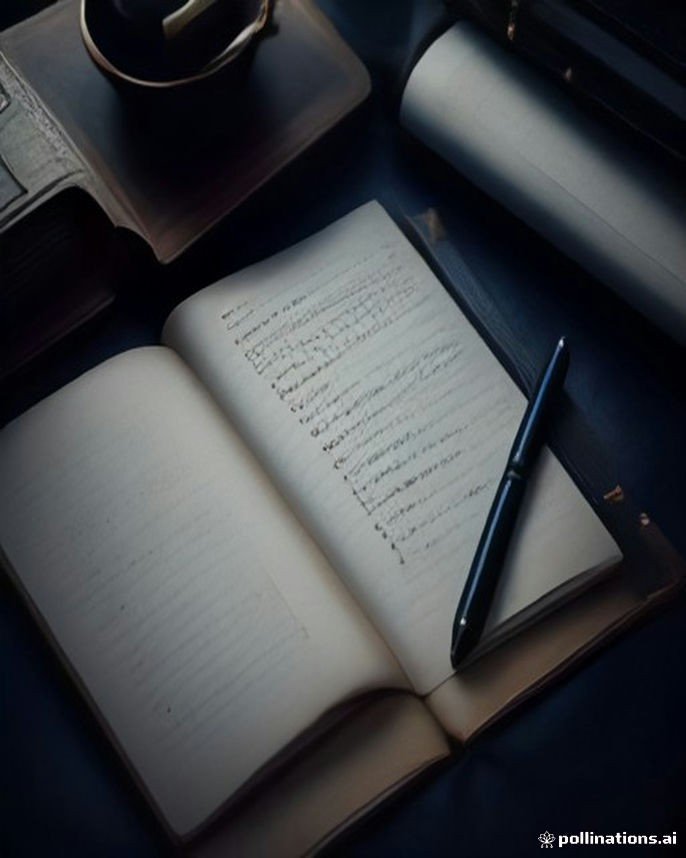
#> input picture backgrounds/budget_1.jpg, 686 x 858 px; its folder holds only this picture in this run
$ python generator.py
#> lines starting #> are read from the running program, lines starting #| are printed output that depends on the picture
import os
import datetime
from PIL import Image, ImageDraw, ImageFilter, ImageFont

HERE = os.path.dirname(os.path.abspath(__file__))
FONT_DIR = os.path.join(HERE, "fonts")

# Final Instagram portrait size, drawn at 2x and scaled down for sharp edges
OUT_W, OUT_H = 1080, 1350
SCALE = 2
W, H = OUT_W * SCALE, OUT_H * SCALE
MARGIN = 110 * SCALE

NAVY_TOP = (9, 16, 38)
NAVY_BOTTOM = (18, 32, 66)
GOLD = (212, 175, 55)
GOLD_SOFT = (232, 205, 120)
WHITE = (245, 245, 240)
MUTED = (150, 162, 190)

BRAND = "THE INDIAN RUPEES"
HASHTAGS = "#TheIndianRupees #PersonalFinance #MoneyTips #InvestingIndia #FinancialFreedom"

# Each topic is one carousel. A different topic is posted each day.
# Slide kinds: cover, point, stat, cta
TOPICS = [
    {
        "key": "compounding",
        "caption": "Time is the most powerful ingredient in investing. Start small, start today.",
        "slides": [
            {"kind": "cover", "kicker": "WEALTH BASICS", "title": "The Power of Compounding",
             "body": "Why starting early beats investing more later."},
            {"kind": "stat", "kicker": "₹5,000 A MONTH AT 12%", "title": "₹1.76 Cr",
             "body": "after 30 years. You invest only ₹18 lakh. The rest is growth on growth."},
            {"kind": "point", "kicker": "WAIT 10 YEARS?", "title": "You end with ₹50 lakh",
             "body": "Same ₹5,000 a month, but for 20 years instead of 30. Ten years of delay costs over ₹1.2 crore."},
            {"kind": "point", "kicker": "RULE OF 72", "title": "72 ÷ return = years to double",
             "body": "At 12% a year, money doubles in about 6 years. At 6%, it takes about 12."},
            {"kind": "cta", "kicker": "YOUR NEXT STEP", "title": "Start a SIP this month",
             "body": "Even ₹500 is enough to begin. Increase it every time your salary grows."},
        ],
    },
    {
        "key": "emergency",
        "caption": "Before you invest, protect yourself. An emergency fund keeps one bad month from becoming a bad year.",
        "slides": [
            {"kind": "cover", "kicker": "MONEY SAFETY", "title": "Build Your Emergency Fund",
             "body": "The first step before any investment."},
            {"kind": "stat", "kicker": "THE TARGET", "title": "6 months",
             "body": "of essential expenses: rent, EMIs, groceries, bills and insurance premiums."},
            {"kind": "point", "kicker": "WHERE TO KEEP IT", "title": "Safe and easy to reach",
             "body": "A savings account, a sweep-in FD or a liquid fund. Not stocks, not crypto."},
            {"kind": "point", "kicker": "HOW TO BUILD IT", "title": "One month at a time",
             "body": "Set up an auto-transfer on salary day. Reach one month first, then keep going."},
            {"kind": "cta", "kicker": "YOUR NEXT STEP", "title": "Add up your monthly essentials",
             "body": "Multiply by six. That number is your safety net goal."},
        ],
    },
    {
        "key": "budget",
        "caption": "A simple budget that actually works. Pay yourself first.",
        "slides": [
            {"kind": "cover", "kicker": "BUDGETING", "title": "The 50 / 30 / 20 Rule",
             "body": "A simple way to split every salary."},
            {"kind": "stat", "kicker": "NEEDS", "title": "50%",
             "body": "Rent, EMIs, groceries, utilities, insurance. The things you must pay."},
            {"kind": "stat", "kicker": "WANTS", "title": "30%",
             "body": "Eating out, shopping, trips, subscriptions. Enjoy it without guilt."},
            {"kind": "stat", "kicker": "SAVINGS & INVESTMENTS", "title": "20%",
             "body": "SIPs, PPF, emergency fund. Move it on salary day, before you spend."},
            {"kind": "cta", "kicker": "ON A ₹50,000 SALARY", "title": "₹25k · ₹15k · ₹10k",
             "body": "Needs, wants, savings. Adjust the split, but never skip the 20%."},
        ],
    },
]


def font(name, size, weight=None):
    f = ImageFont.truetype(os.path.join(FONT_DIR, name), size * SCALE)
    if weight is not None:
        try:
            f.set_variation_by_axes([weight] if name.startswith("Playfair") else [32, weight])
        except Exception:
            pass
    return f


def serif(size, weight=700):
    return font("PlayfairDisplay.ttf", size, weight)


def sans(size, weight=400):
    return font("Inter.ttf", size, weight)


def wrap(draw, text, fnt, max_width):
    lines, line = [], ""
    for word in text.split():
        test = f"{line} {word}".strip()
        if draw.textlength(test, font=fnt) <= max_width or not line:
            line = test
        else:
            lines.append(line)
            line = word
    if line:
        lines.append(line)
    return lines


def draw_lines(draw, lines, fnt, x, y, fill, line_height):
    for line in lines:
        draw.text((x, y), line, font=fnt, fill=fill)
        y += line_height
    return y


def tracked(draw, xy, text, fnt, fill, spacing):
    x, y = xy
    for ch in text:
        draw.text((x, y), ch, font=fnt, fill=fill)
        x += draw.textlength(ch, font=fnt) + spacing
    return x


def tracked_width(draw, text, fnt, spacing):
    return sum(draw.textlength(ch, font=fnt) for ch in text) + spacing * (len(text) - 1)


def background():
    img = Image.new("RGB", (W, H), NAVY_TOP)
    px = ImageDraw.Draw(img)
    for y in range(H):
        t = y / H
        c = tuple(int(NAVY_TOP[i] + (NAVY_BOTTOM[i] - NAVY_TOP[i]) * t) for i in range(3))
        px.line([(0, y), (W, y)], fill=c)

    # Soft blue glow in the top right corner
    glow = Image.new("L", (W, H), 0)
    ImageDraw.Draw(glow).ellipse([W * 0.45, -H * 0.25, W * 1.35, H * 0.45], fill=90)
    glow = glow.filter(ImageFilter.GaussianBlur(220))
    img = Image.composite(Image.new("RGB", (W, H), (60, 95, 170)), img, glow)

    # Large faint rupee watermark
    mark = Image.new("L", (W, H), 0)
    mfont = sans(900, 200)
    ImageDraw.Draw(mark).text((W * 0.52, H * 0.42), "₹", font=mfont, fill=22)
    img = Image.composite(Image.new("RGB", (W, H), GOLD), img, mark)
    return img


def draw_frame(draw, index, total, kind):
    m = MARGIN
    # Brand line at the top
    bfont = sans(22, 600)
    tracked(draw, (m, m), BRAND, bfont, GOLD, 6 * SCALE)
    pfont = sans(22, 500)
    page = f"{index:02d} / {total:02d}"
    draw.text((W - m - draw.textlength(page, font=pfont), m), page, font=pfont, fill=MUTED)
    draw.line([(m, m + 70 * SCALE), (W - m, m + 70 * SCALE)], fill=(*GOLD, ), width=SCALE)

    # Footer
    ffont = sans(24, 500)
    y = H - m - 30 * SCALE
    if kind == "cta":
        left = "Save this post  ·  Share with a friend"
    else:
        left = "Swipe for more  →"
    draw.text((m, y), left, font=ffont, fill=GOLD_SOFT if kind != "cta" else WHITE)
    handle = "Follow for daily money lessons"
    if kind == "cta":
        draw.text((W - m - draw.textlength(handle, font=ffont), y), handle, font=ffont, fill=GOLD)


BG_DIR = os.path.join(HERE, "backgrounds")


def photo_background(topic_key, slide_kind):
    """Use an AI-made photo from backgrounds/ if one exists, darkened so the
    text stays readable. Returns None when there is no photo."""
#> called with topic_key = 'budget', slide_kind = 'cover'
    n = {"cover": 1, "cta": 3}.get(slide_kind, 2)
    path = os.path.join(BG_DIR, f"{topic_key}_{n}.jpg")
    if not os.path.exists(path):
        return None
    photo = Image.open(path).convert("RGB")
#> photo is the input picture: PIL image 686x858 RGB; mean R, G, B 62.3, 65, 68.7
    # Cut off the bottom strip where the free generator stamps its logo
    pw, ph = photo.size
#> pw = 686; ph = 858
    photo = photo.crop((0, 0, pw, int(ph * 0.93)))
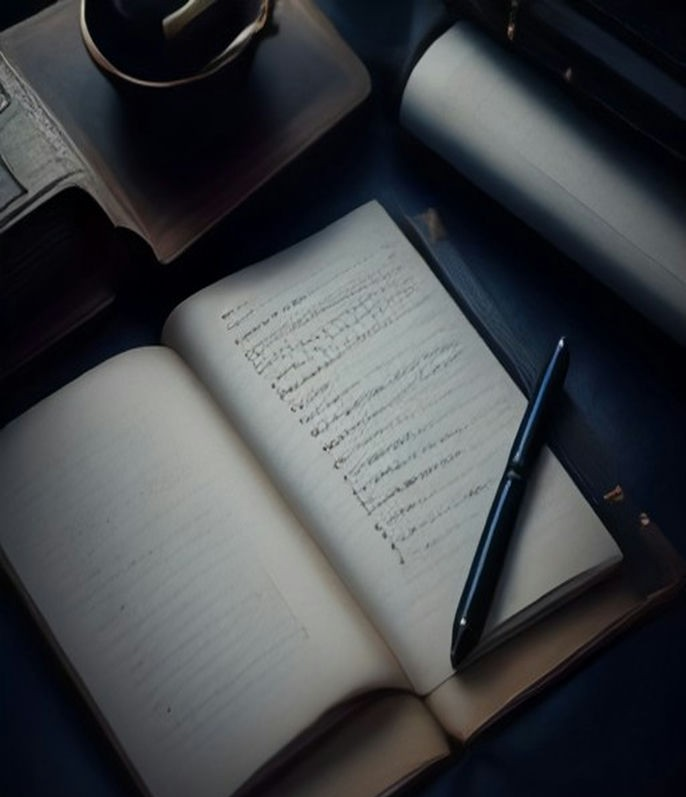
#> photo: PIL image 686x797 RGB; mean R, G, B 65.5, 68.4, 71.9
    # Crop to 4:5 and scale to the canvas
    pw, ph = photo.size
#> ph = 797
    target = W / H
    if pw / ph > target:
        nw = int(ph * target)
#> nw = 637
        photo = photo.crop(((pw - nw) // 2, 0, (pw - nw) // 2 + nw, ph))
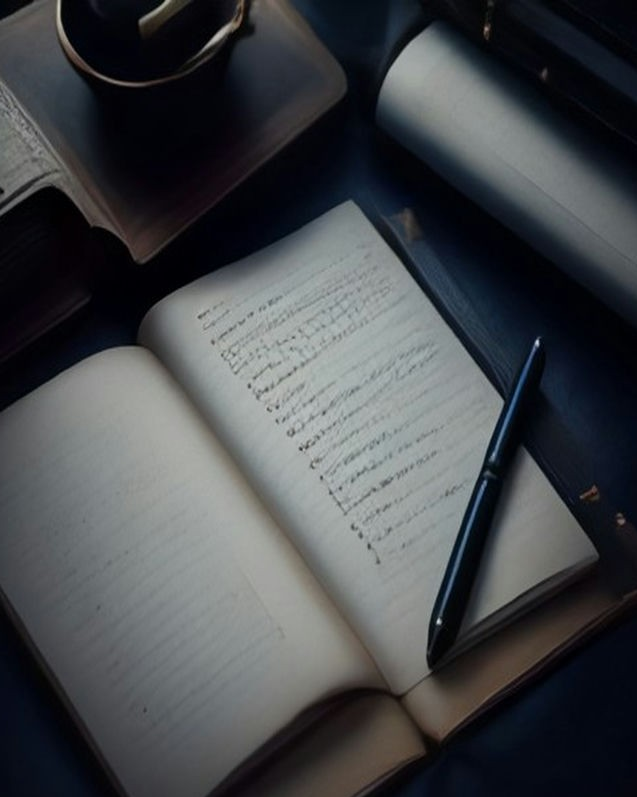
#> photo: PIL image 637x797 RGB; mean R, G, B 68.8, 71.7, 74.9
    else:
        nh = int(pw / target)
        photo = photo.crop((0, (ph - nh) // 2, pw, (ph - nh) // 2 + nh))
    photo = photo.resize((W, H), Image.Resampling.LANCZOS)
#> photo: PIL image 2160x2700 RGB

    # Navy overlay: strong at the top where the text is, lighter at the bottom.
    # Cover slides show more of the photo.
    top, bottom = (205, 90) if slide_kind == "cover" else (228, 150)
    mask = Image.new("L", (1, H))
    for y in range(H):
        mask.putpixel((0, y), int(top + (bottom - top) * y / H))
    mask = mask.resize((W, H))
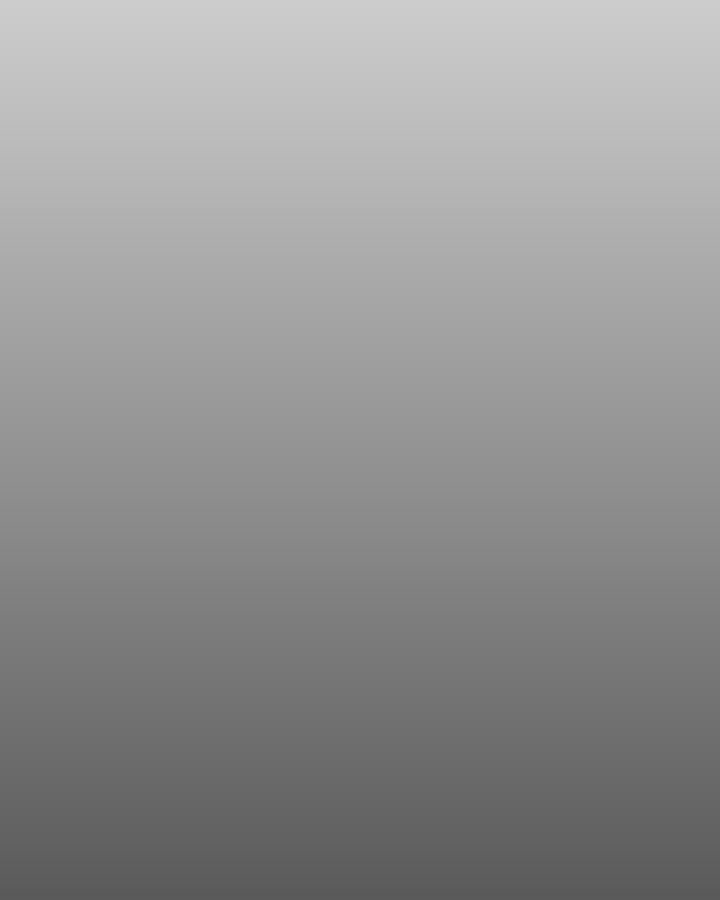
#> mask: PIL image 2160x2700 L (shown at 1/3 size); min 90, max 205, mean 147
    return Image.composite(Image.new("RGB", (W, H), NAVY_TOP), photo, mask)
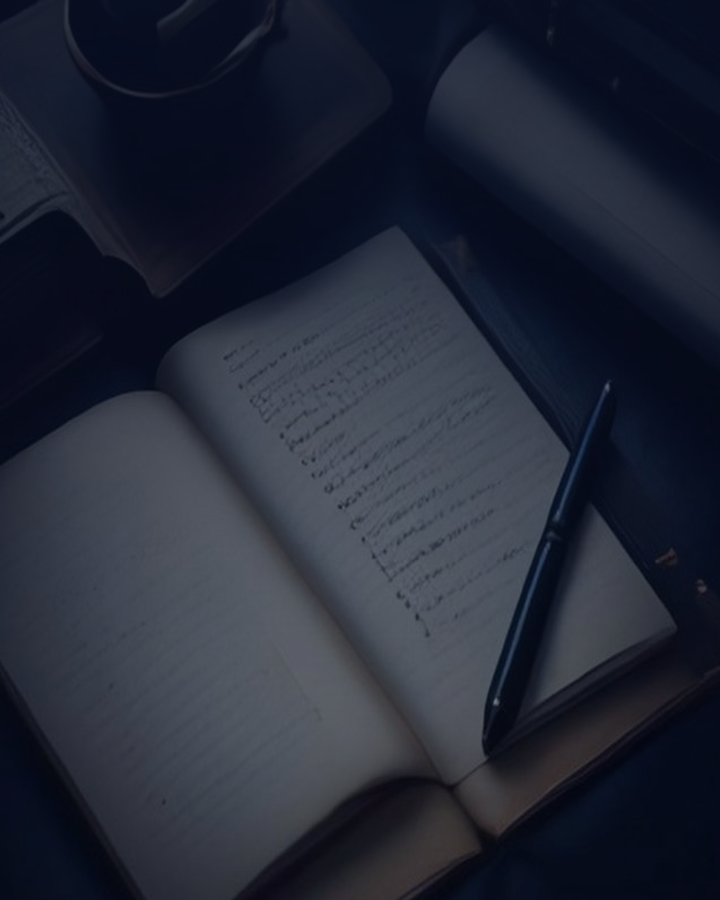
#> returned value: PIL image 2160x2700 RGB (shown at 1/3 size); mean R, G, B 35.9, 41.1, 55


def render_slide(slide, index, total, topic_key=None):
    img = (topic_key and photo_background(topic_key, slide["kind"])) or background()
    draw = ImageDraw.Draw(img)
    draw_frame(draw, index, total, slide["kind"])
    m = MARGIN
    max_w = W - 2 * m
    kind = slide["kind"]

    kfont = sans(30, 600)
    if kind == "cover":
        tfont, bfont = serif(112, 700), sans(40, 400)
        y = int(H * 0.30)
    elif kind == "stat":
        tfont, bfont = serif(190, 700), sans(42, 400)
        y = int(H * 0.27)
    else:
        tfont, bfont = serif(88, 700), sans(42, 400)
        y = int(H * 0.30)

    # Kicker with a short gold rule before it
    draw.line([(m, y + 20 * SCALE), (m + 60 * SCALE, y + 20 * SCALE)], fill=GOLD, width=3 * SCALE)
    tracked(draw, (m + 84 * SCALE, y), slide["kicker"], kfont, GOLD, 4 * SCALE)
    y += 90 * SCALE

    # Playfair has old-style figures that look uneven in numbers, so titles
    # with digits or the rupee sign use Inter instead
    if any(ch.isdigit() or ch == "₹" for ch in slide["title"]):
        tfont = sans(int(tfont.size / SCALE * 0.92), 700)

    title_lines = wrap(draw, slide["title"], tfont, max_w)
#> title_lines = ['The 50 / 30 / 20', 'Rule']
    lh = int(tfont.size * 1.12)
    y = draw_lines(draw, title_lines, tfont, m, y, GOLD if kind == "stat" else WHITE, lh)
#> the loop in draw_lines, `for line in lines:` made 2 passes
#> (line, y) on passes 1 to 2: ('The 50 / 30 / 20', 1220), ('Rule', 1450)
#> after the loop in draw_lines, `for line in lines:`: y = 1450
#> y = 1450
    y += 50 * SCALE
#> y = 1550

    body_lines = wrap(draw, slide["body"], bfont, max_w * 0.92)
#> body_lines = ['A simple way to split every salary.']
    draw_lines(draw, body_lines, bfont, m, y, (210, 216, 230), int(bfont.size * 1.5))
#> the loop in draw_lines (call 2), `for line in lines:` made 1 pass
#> (line, y) on pass 1: ('A simple way to split every salary.', 1670)

    return img.resize((OUT_W, OUT_H), Image.Resampling.LANCZOS)
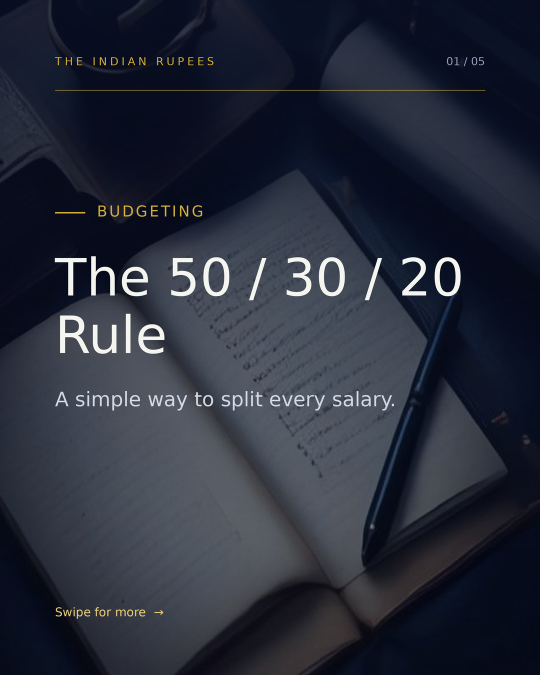
#> returned value: PIL image 1080x1350 RGB (shown at 1/2 size); mean R, G, B 39.8, 44.7, 58


def todays_topic(day=None):
    day = day or datetime.date.today()
    return TOPICS[day.toordinal() % len(TOPICS)]


def todays_caption(day=None):
    topic = todays_topic(day)
    return f"{topic['caption']}\n\n{HASHTAGS}"


def create_carousel_slides(day=None):
    os.makedirs("slides", exist_ok=True)
    topic = todays_topic(day)
    slides = topic["slides"]

    # Remove slides left over from a longer carousel
    for name in os.listdir("slides"):
        if name.startswith("slide_") and name.endswith(".png"):
            os.remove(os.path.join("slides", name))

    filenames = []
    for i, slide in enumerate(slides, start=1):
        filename = f"slides/slide_{i}.png"
        render_slide(slide, i, len(slides), topic.get("key")).save(filename, "PNG", optimize=True)
        filenames.append(filename)

    print(f"Generated {len(filenames)} slides: {slides[0]['title']}")
    return filenames


if __name__ == "__main__":
    create_carousel_slides()
